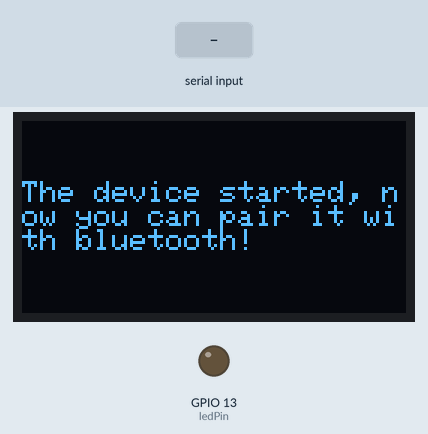
This program was run on a simulated ESP32. On the bench: 128×64 one-colour display, output pins drawn as LEDs (lit = HIGH). Inputs (shaded band) come from the test bench. Nothing arrives over Bluetooth unless stated; what the program prints to the serial monitor is not drawn.

Above: at 3.2 s.
3.3 s: "led_on\n" received over the second serial link
At 4.4 s:
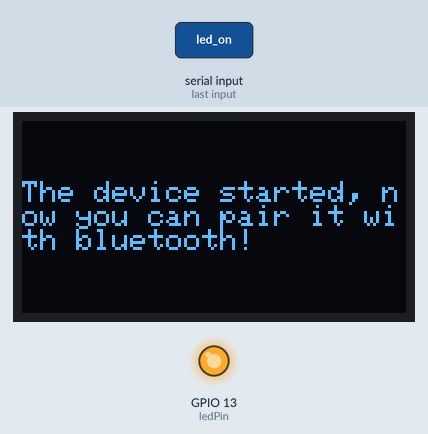
4.9 s: "led_off\n" received over the second serial link
At 5.4 s:
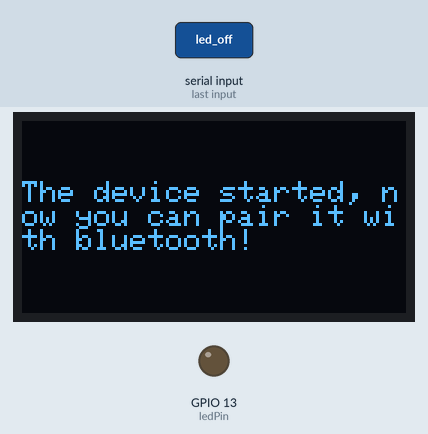
Timing chart, 0 to 7.9 s (numbered marks = the images above; inputs shaded):
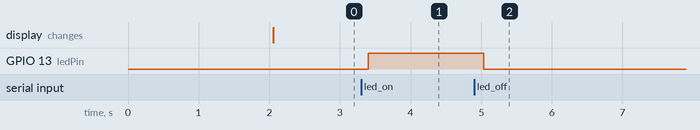

Measured:
- after the input at 3.3 s, GPIO 13 (ledPin): LOW → HIGH after 0.10 s
- after the input at 4.9 s, GPIO 13 (ledPin): HIGH → LOW after 0.13 s

The program:

main.cpp
```cpp
#include <Adafruit_GFX.h>
#include <Adafruit_SSD1306.h>
#include <Arduino.h>
#include <SPI.h>
#include <Wire.h>

#include "BluetoothSerial.h"

#define SCREEN_WIDTH 128  // OLED display width, in pixels
#define SCREEN_HEIGHT 64  // OLED display height, in pixels
Adafruit_SSD1306 display(SCREEN_WIDTH, SCREEN_HEIGHT, &Wire, -1);
// GPIO where LED is connected to
const int ledPin = 13;

// Handle received and sent messages
String message = "";
char incomingChar;

BluetoothSerial SerialBT;

void setup() {
    pinMode(ledPin, OUTPUT);
    Serial.begin(115200);
    SerialBT.begin("BlewTewth");  // Bluetooth device name

    //@TODO: What is this for? Where do these constants come from?
    if (!display.begin(SSD1306_SWITCHCAPVCC,
                       0x3C)) {  // Address 0x3D for 128x64
        Serial.println(F("SSD1306 allocation failed"));
        for (;;)
            ;
    }

    delay(2000);
    display.clearDisplay();

    display.setTextSize(1);
    display.setTextColor(WHITE);
    display.setCursor(0, 20);
    // Display static text
    Serial.println("The device started, now you can pair it with bluetooth!");
    display.println("The device started, now you can pair it with bluetooth!");
    display.display();
}

void loop() {
    // Read received messages (LED control command)
    if (SerialBT.available()) {
        char incomingChar = SerialBT.read();
        if (incomingChar != '\n') {
            message += String(incomingChar);
        } else {
            message = "";
        }
        Serial.write(incomingChar);
    }
    // Check received message and control output accordingly
    if (message == "led_on") {
        digitalWrite(ledPin, HIGH);
    } else if (message == "led_off") {
        digitalWrite(ledPin, LOW);
    }
    delay(20);
}
```
